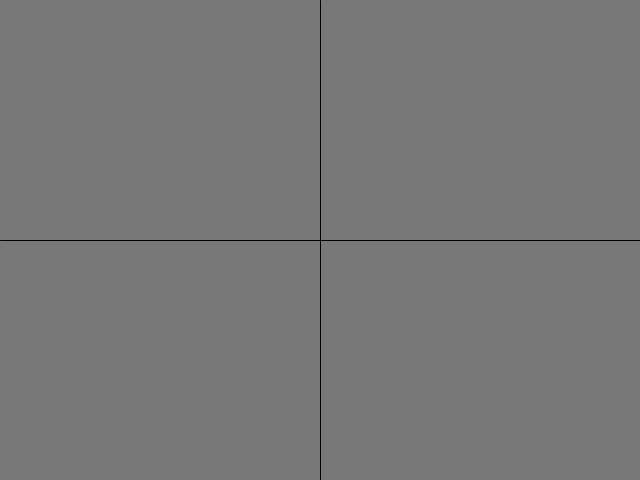
Frame 1 (no input)
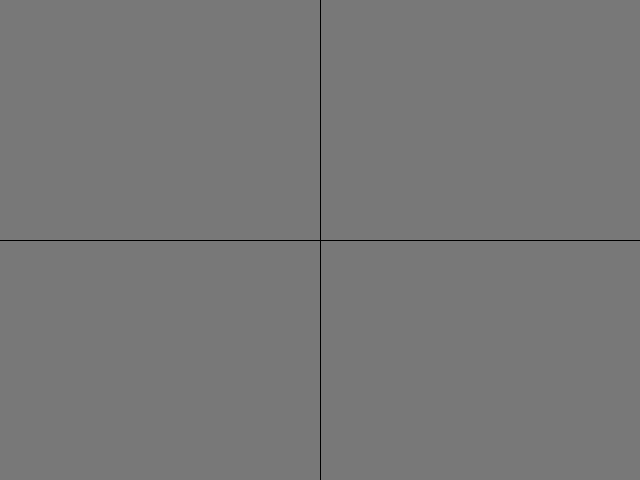
Frame 60 (the mouse pressed at the canvas centre just before this capture)
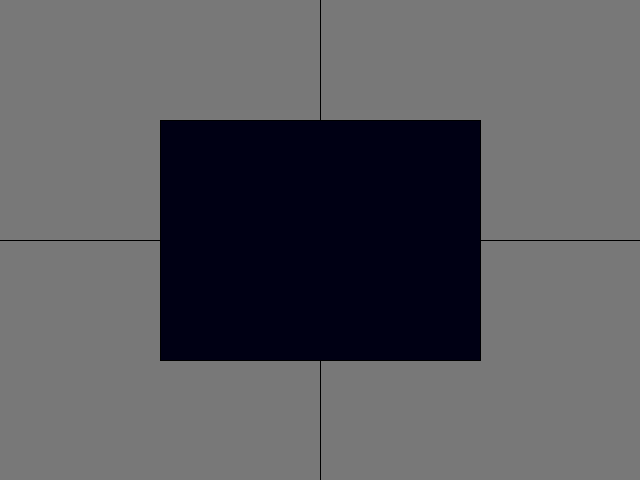
Frame 120 (the mouse held since frame 60 and released just before this capture)

The Processing sketch that drew these frames (run headless with seeded random() and noise(); from frame 60 on, the mouse is pressed at the canvas centre):

// Processing sketch: processing_124732
// ── processing_124732.pde

void setup(){
size(640, 480);
background(120);
}
// colori 
void draw() {
  if (mousePressed) {
    fill(0, 0, 20);
  } else {
fill(255,255,255);
  
}
//linee
line(0,240,640,240);
line(320,0,320,480);
//rettangolo
rectMode(CENTER);
rect(320, 240, mouseX, mouseY);
stroke(0);
}
